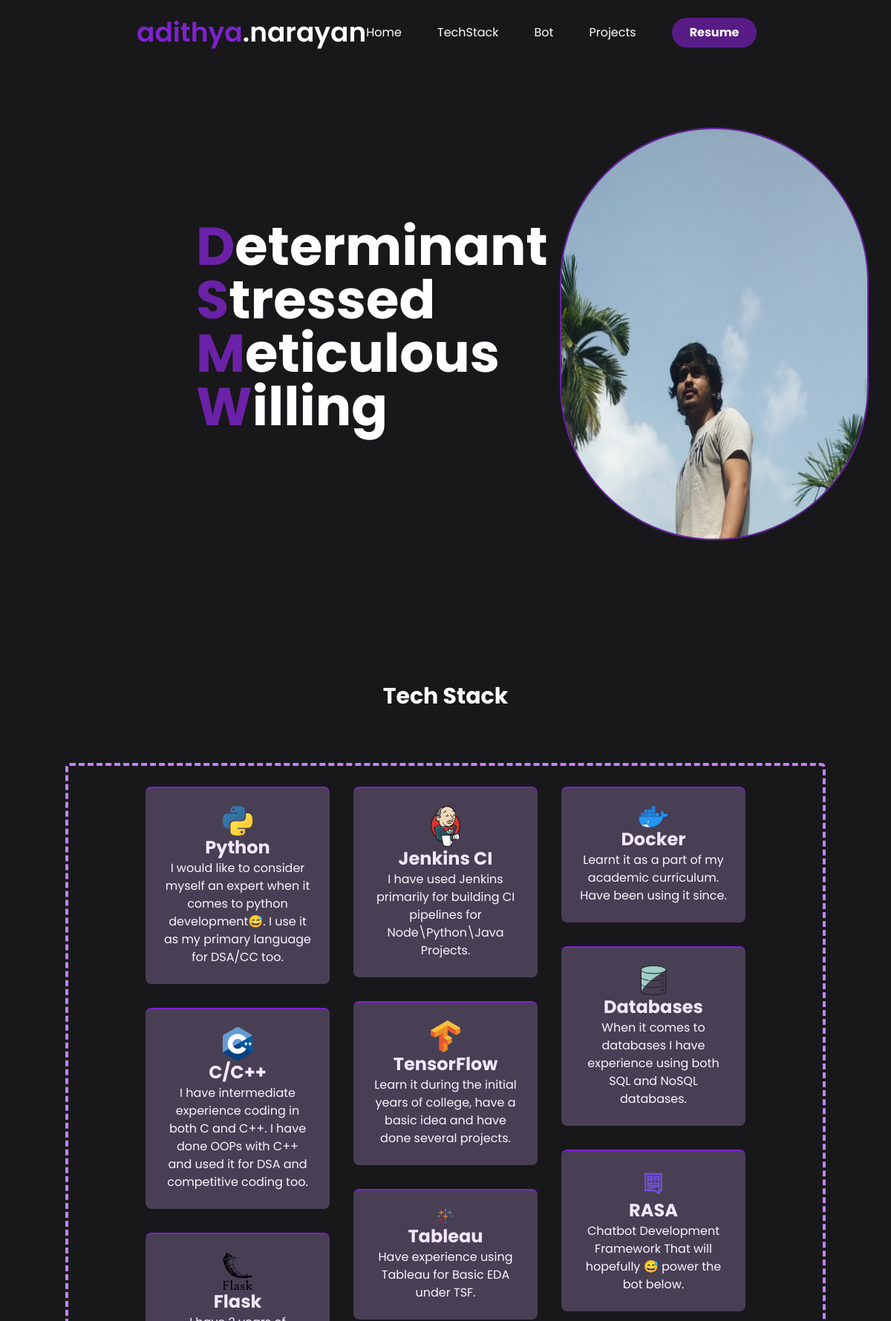
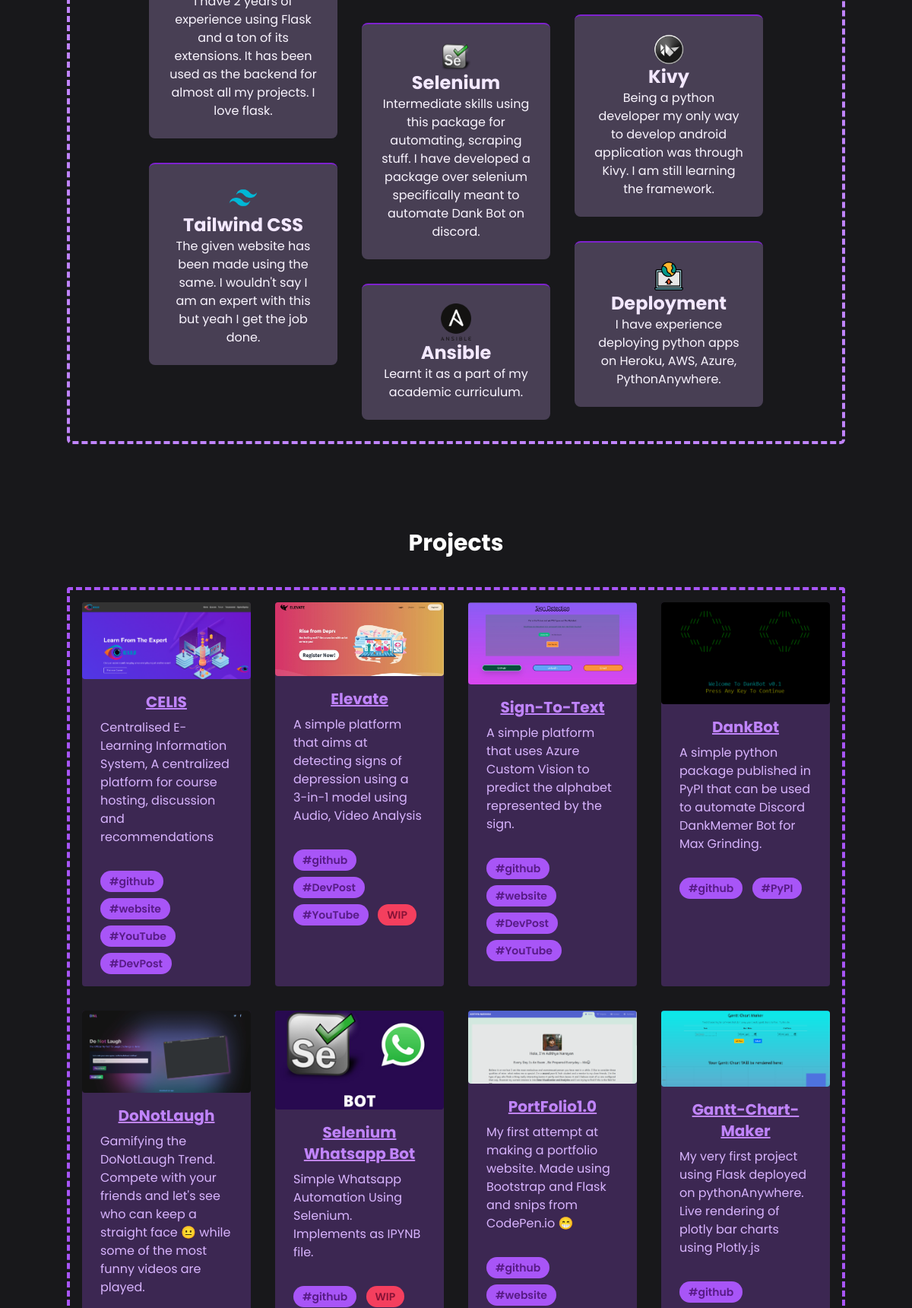
The page / (upper part) on the database its author committed (2 pictures, top to bottom).
### app/models.py (models this page shows, shortened)
class TechStack(db.Model):
    id = db.Column(db.Integer, primary_key=True)
    image_name = db.Column(db.String(30))
    name = db.Column(db.String(30), unique=True,nullable=False)
    description = db.Column(db.String(240),nullable=False)

class Project(db.Model):
    id = db.Column(db.Integer, primary_key=True)
    image_name = db.Column(db.String(30))
    name = db.Column(db.String(30),unique=True, nullable=False)
    description = db.Column(db.String(500), nullable=False)
    github = db.Column(db.String(120), nullable=False)
    tag_urls = db.Column(db.String(500), nullable=True)
    status = db.Column(db.Integer,default=1)

### app/routes.py (the view)
@app.route('/home')
@app.route('/')
def home():
    techstack = TechStack.query.all()
    projects = Project.query.all()
    tags=[]
    for i in projects:
        tags.append(json.loads(i.tag_urls))
    return render_template('index.html',techstack=techstack,projects=projects,p_tags=tags)

### app/templates/index.html (shortened to what this page needs)
{% extends 'base.html' %}
{% block body %}
    <div id="home" class="container  mt-16 flex justify-between items-center mx-auto w-full md:px-14 lg:px-24 px-8">
        <div class="flex flex-wrap md:flex-nowrap">
            <div class="flex  flex-wrap lg:ml-20 justify-center md:justify-start max-w-xl mt-0 md:my-36">
                <h1 class="font-bold text-5xl md:text-6xl lg:text-7xl text-center text-white md:text-left"> <span class="text-purple-800" >D</span><span class="hover:text-purple-600 animate-pulse" >eterminant</span>  <br> <span class="text-purple-800" >S</span><span class="hover:text-purple-600 animate-pulse" >tressed</span> <br> <span class="text-purple-800" >M</span><span class="hover:text-purple-600 animate-pulse" >eticulous</span><br><span class="text-purple-800" >W</span><span class="hover:text-purple-600 animate-pulse" >illing</span></h1>
            </div>
            <img src="{{url_for('static', filename='img/adithya.jpeg')}}" alt="Man" class="aspect-auto rounded-full invisible md:visible border-2 hover:border-8 hover:border-purple-500  border-purple-800 w-1/2 mt-12 md:absolute-mt-6 align-middle ml-4 md:mt-5 right-0-z-1">
        </div>
    </div>
    <div id="TechStack" class="  container mt-48 mb-10 text-3xl font-bold text-white text-center mx-auto w-full md:px-14 lg:px-24 px-8 hover:underline hover:text-purple-600 hover:decoration-wavy hover:decoration-purple-600">
        <h3>Tech Stack</h3>
    </div>
    <div class="md:p-8" >
        <div class="container border-4 border-dashed border-purple-400 rounded-md  mx-auto  md:px-14 lg:px-20 px-8" >
            <div class="mx-4 my-5 gap-8 h-auto  p-2 columns-1 sm:columns-2 lg:columns-3 space-y-8  ">
                {% if techstack %}
                {% for i in techstack %}
                <div class="flex  flex-col flex-wrap break-inside-avoid-column">
                    <div class="  border-t-2  hover:border-4 hover:border-purple-300 border-purple-700 bg-purple-300 bg-opacity-25 rounded-lg p-6 ">
                        <img src="{{ url_for('static',filename='img/tech_stack/'+i.image_name) }}" class="w-10 mx-auto" alt="">
                        <h1 class="text-center text-2xl text-purple-100  font-bold">{{i.name}}</h1>
                        <p class="text-center text-purple-50">{{i.description}}</p>
                    </div>
                </div>
                {% endfor %}
                {% endif %}
            </div>
            </div>
    </div>
    {% if projects %}
    <div id="project" class="  container mt-20 mb-10 text-3xl font-bold text-white text-center mx-auto w-full md:px-14 lg:px-24 px-8 hover:underline hover:text-purple-600 hover:decoration-wavy hover:decoration-purple-600"" >
        <h3>Projects</h3>
    </div>
    <div class="container border-dashed border-purple-500 lg:p-4 border-4 rounded sm:mx-auto p-2 w-full grid md:grid-cols-2 lg:grid-cols-4 place-content-evenly grid-cols-1   gap-8" >
       {% for p in projects %}
        <div class=" rounded bg-purple-500 border-purple-500 hover:border-2 bg-opacity-25  hover:shadow-lg hover:shadow-purple-500/50 ">
            <img class="w-full rounded" src="{{url_for('static',filename='img/projects/'+p.image_name)}}" alt="Sunset in the mountains">
            <div class="px-6 py-4">
              <div class="font-bold text-xl text-purple-400 text-center mb-2 underline">{{p.name}}</div>
              <p class="text-purple-300 text-base hover:text-purple-200 hover:font-semibold">
               {{p.description}}
              </p>
            </div>
            <div class="px-6 pt-4 pb-2">
                <a href="{{p.github}}"><span class="inline-block bg-purple-500 rounded-full px-3 py-1 text-sm font-semibold hover:border-purple-900  hover:bg-purple-200 text-purple-900 mr-2 mb-2">#github</span></a>
              {% if p_tags %}
                {% for i,x in p_tags[loop.index-1].items() %}
              <a href="{{x}}"><span class="inline-block bg-purple-500 rounded-full px-3 py-1 text-sm font-semibold hover:border-purple-900  hover:bg-purple-200 text-purple-900 mr-2 mb-2">#{{i}}</span></a>
                {% endfor %}
                {% endif %}
                {% if p.status==0 %}
                <span title="WorkInProgress" class="inline-block bg-rose-500 rounded-full px-3 py-1 text-sm font-semibold  text-rose-900 mr-2 mb-2">WIP</span>
                {%endif%}
            </div>
          </div>
        {% endfor %}
    </div>
    {%endif%}
{% endblock %}

### app/templates/base.html (shortened to what this page needs)
<!DOCTYPE html>
<html lang="en">
<head>
    <link rel="stylesheet" href="{{ url_for('static',filename='css/tailwind.css') }}">
</head>
<body class="bg-zinc-900 font-['Poppins'] pb-12 flex flex-col h-screen" >
    <header class="py-6">
        <div class="container flex justify-between items-center  mx-auto w-full md:px-14 lg:px-24 px-8">
            <a href="{{url_for('home')}}"><div class=" md:text-4xl sm:text-3xl text-2xl font-semibold text-white"> <span class="text-purple-700 hover:text-white" >adithya</span>.<span class="hover:text-purple-700" >narayan</span></div></a>
            <div class="hidden text-white md:flex space-x-12 items-center" >
                <a href="#home" class="">Home</a>
                <a href="#TechStack">TechStack</a>
                <a href="#bot">Bot</a>
                <a href="#project">Projects</a>
                <a href="{{url_for('static',filename='files/adithya.pdf')}}" download> <button class="rounded-full px-6 py-2 font-bold hover:bg-purple-400 bg-purple-900" >Resume</button></a>
            </div>
        </div>
    </header>
    {% block body %}
    {% endblock %}
</body>
</html>

### app/templates/base.html (style rules this page uses)
html { scroll-behavior: smooth; }

### rows shown on the page
TechStack: image_name (picture), name "Python", description "I would like to consider myself an expert when it comes to python development😅. I use it as my primary language for DSA/CC too."
TechStack: image_name (picture), name "C/C++", description "I have intermediate experience coding in both C and C++. I have done OOPs with C++ and used it for DSA and competitive coding too."
TechStack: image_name (picture), name "Flask", description "I have 2 years of experience using Flask and a ton of its extensions. It has been used as the backend for almost all my projects. I love flask."
TechStack: image_name (picture), name "Tailwind CSS", description "The given website has been made using the same. I wouldn't say I am an expert with this but yeah I get the job done."
TechStack: image_name (picture), name "Jenkins CI", description "I have used Jenkins primarily for building CI pipelines for Node\\Python\\Java Projects."
TechStack: image_name (picture), name "TensorFlow", description "Learn it during the initial years of college, have a basic idea and have done several projects."
TechStack: image_name (picture), name "Tableau", description "Have experience using Tableau for Basic EDA under TSF."
TechStack: image_name (picture), name "Selenium", description "Intermediate skills using this package for automating, scraping stuff. I have developed a package over selenium specifically meant to automate Dank Bot on discord."
TechStack: image_name (picture), name "Ansible", description "Learnt it as a part of my academic curriculum."
TechStack: image_name (picture), name "Docker", description "Learnt it as a part of my academic curriculum. Have been using it since."
TechStack: image_name (picture), name "Databases", description "When it comes to databases I have experience using both SQL and NoSQL databases."
TechStack: image_name (picture), name "RASA", description "Chatbot Development Framework That will hopefully 😅 power the bot below."
TechStack: image_name (picture), name "Kivy", description "Being a python developer my only way to develop android application was through Kivy. I am still learning the framework."
TechStack: image_name (picture), name "Deployment", description "I have experience deploying python apps on Heroku, AWS, Azure, PythonAnywhere."
Project: image_name (picture), name "CELIS", description "Centralised E-Learning Information System, A centralized platform for course hosting, discussion and recommendations", 1 "website" "YouTube" "DevPost"
Project: image_name (picture), name "Elevate", description "A simple platform that aims at detecting signs of depression using a 3-in-1 model using Audio, Video Analysis", 1 "DevPost" "YouTube", status "WIP"
Project: image_name (picture), name "Sign-To-Text", description "A simple platform that uses Azure Custom Vision to predict the alphabet represented by the sign.", 1 "website" "DevPost" "YouTube"
Project: image_name (picture), name "DankBot", description "A simple python package published in PyPI that can be used to automate Discord DankMemer Bot for Max Grinding.", 1 "PyPI"
Project: image_name (picture), name "DoNotLaugh", description "Gamifying the DoNotLaugh Trend. Compete with your friends and let's see who can keep a straight face 😐 while some of the most funny videos are played."
Project: image_name (picture), name "Selenium Whatsapp Bot", description "Simple Whatsapp Automation Using Selenium. Implements as IPYNB file.", status "WIP"
Project: image_name (picture), name "PortFolio1.0", description "My first attempt at making a portfolio website. Made using Bootstrap and Flask and snips from CodePen.io 😁", 1 "website"
Project: image_name (picture), name "Gantt-Chart-Maker", description "My very first project using Flask deployed on pythonAnywhere. Live rendering of plotly bar charts using Plotly.js"
